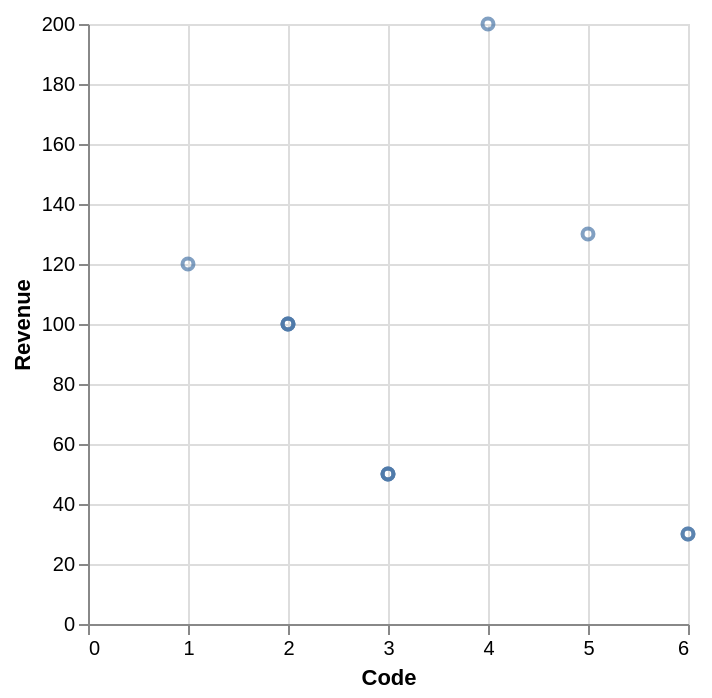

Specify this chart in Vega-Lite:
### Vega-Lite specification from a JSON file in a GitHub repository (floating-point values rounded to 4 significant figures)
{"data": {"values": [{"x_data": 5, "y_data": 130}, {"x_data": 6, "y_data": 30}, {"x_data": 4, "y_data": 200}, {"x_data": 6, "y_data": 30}, {"x_data": 1, "y_data": 120}, {"x_data": 2, "y_data": 100}, {"x_data": 2, "y_data": 100}, {"x_data": 3, "y_data": 50}, {"x_data": 3, "y_data": 50}, {"x_data": 2, "y_data": 100}, {"x_data": 3, "y_data": 50}]}, "mark": "point", "encoding": {"x": {"field": "x_data", "type": "quantitative", "title": "Code"}, "y": {"field": "y_data", "type": "quantitative", "title": "Revenue"}}}
